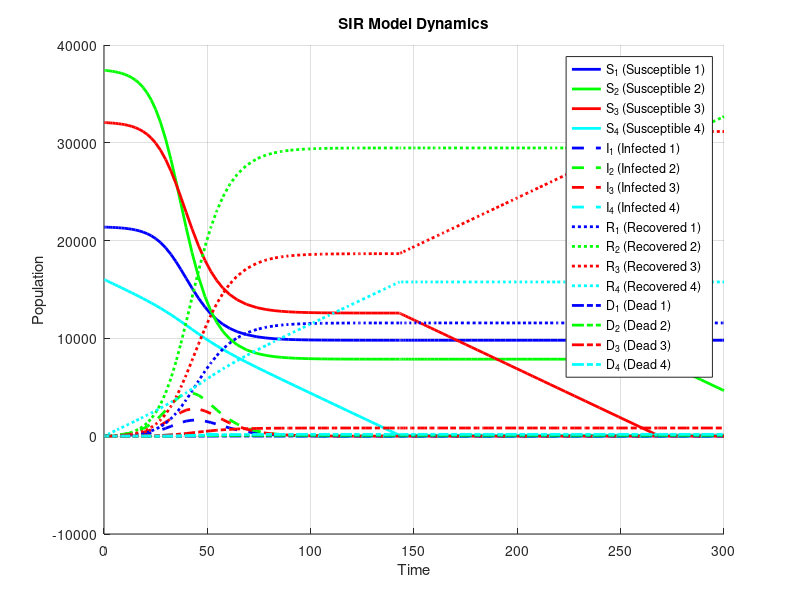

Reproduce this figure in MATLAB.
% SIR Model
close all
clc
clear

% Define the system of ODEs in a separate file named myThreeODE.m
function dydt = myODE(t, y)
    S_1 = y(1);
    S_2 = y(2);
    S_3 = y(3);
    S_4 = y(4);
    I_1 = y(5);
    I_2 = y(6);
    I_3 = y(7);
    I_4 = y(8);
    R_1 = y(9);
    R_2 = y(10);
    R_3 = y(11);
    R_4 = y(12);
    D_1 = y(13);
    D_2 = y(14);
    D_3 = y(15);
    D_4 = y(16);
    beta_1 = 2.5e-6; % infection likelihood 2.8e-4*2.5
    beta_2 = 5e-6; %1.87e-5*2.5
    beta_3 = 3e-6; %9.35e-6*2.5
    beta_4 = 5e-7; % 4.67e-6*2.5
    gamma_1 = 0.9987/5; % recovery rate from Omega
    gamma_2 = 0.997/5;
    gamma_3 = 0.957/5;
    gamma_4 = 0.886/5;
    nat_death_1 = 0; %0.0015/365; % natural death rate
    nat_death_2 = 0; %0.0016/365;
    nat_death_3 = 0; %0.0076/365;
    nat_death_4 = 0;%0.0755/365;
    I = I_1 + I_2 + I_3 + I_4;
    V = 100;
    V_1 = 0;
    V_2 = 0;
    V_3 = 0;
    V_4 = 0;
    if S_4 > V
        V_4 = V;
    elseif S_3 > V
        V_3 = V;
    elseif S_2 > V
        V_2 = V;
    elseif S_1 > V
        V_1 = V;
    end
    dydt = [-1*beta_1*S_1 *(I)-1*nat_death_1*(S_1)-V_1;
        -1*beta_2*S_2 *(I)-1*nat_death_2*(S_2)-V_2;
        -1*beta_3*S_3 *(I)-1*nat_death_3*(S_3)-V_3;
        -1*beta_4*S_4 *(I)-1*nat_death_4*(S_4)-V_4;
        beta_1*I*S_1 - gamma_1*I_1 - nat_death_1*I_1 - ((1-gamma_1*5)/5)*I_1;
        beta_2*I*S_2 - gamma_2*I_2 - nat_death_2*I_2 - ((1-gamma_2*5)/5)*I_2;
        beta_3*I*S_3 - gamma_3*I_3 - nat_death_3*I_3 - ((1-gamma_3*5)/5)*I_3;
        beta_4*I*S_4 - gamma_4*I_4 - nat_death_4*I_4 - ((1-gamma_4*5)/5)*I_4;
        gamma_1*I_1 - nat_death_1*R_1+V_1;
        gamma_2*I_2 - nat_death_2*R_2+V_2;
        gamma_3*I_3 - nat_death_3*R_3+V_3;
        gamma_4*I_4 - nat_death_4*R_4+V_4;
        nat_death_1*(S_1+I_1+R_1)+((1-gamma_1*5)/5)*I_1;
        nat_death_2*(S_2+I_2+R_2)+((1-gamma_2*5)/5)*I_2;
        nat_death_3*(S_3+I_3+R_3)+((1-gamma_3*5)/5)*I_3;
        nat_death_4*(S_4+I_4+R_4)+((1-gamma_4*5)/5)*I_4];
end

% Main script
tspan = [0 300];     % Time span
I_0 = 100;
N_total = 107000;
N_0 = N_total - I_0;
y0 = [N_0*0.2; N_0*0.35; N_0*0.3; N_0*0.15; I_0*0.25; I_0*0.25; I_0*0.25; I_0*0.25; 0; 0; 0; 0; 0; 0; 0; 0];     % Initial conditions

% Solve the system of ODEs
[t, y] = ode23(@myODE, tspan, y0);

% Plot the results
figure;
hold on;
plot(t, y(:, 1), 'b','Linewidth',2, 'DisplayName', 'S_1 (Susceptible 1)');
plot(t, y(:, 2), 'g', 'Linewidth', 2, 'DisplayName', 'S_2 (Susceptible 2)');
plot(t, y(:, 3), 'r', 'Linewidth', 2, 'DisplayName', 'S_3 (Susceptible 3)');
plot(t, y(:, 4), 'c', 'Linewidth', 2, 'DisplayName', 'S_4 (Susceptible 4)');
plot(t, y(:, 5), 'b--', 'Linewidth', 2, 'DisplayName', 'I_1 (Infected 1)');
plot(t, y(:, 6), 'g--', 'Linewidth', 2, 'DisplayName', 'I_2 (Infected 2)');
plot(t, y(:, 7), 'r--', 'Linewidth', 2, 'DisplayName', 'I_3 (Infected 3)');
plot(t, y(:, 8), 'c--', 'Linewidth', 2, 'DisplayName', 'I_4 (Infected 4)');
plot(t, y(:, 9), 'b:', 'Linewidth', 2, 'DisplayName', 'R_1 (Recovered 1)');
plot(t, y(:, 10), 'g:', 'Linewidth', 2, 'DisplayName', 'R_2 (Recovered 2)');
plot(t, y(:, 11), 'r:', 'Linewidth', 2, 'DisplayName', 'R_3 (Recovered 3)');
plot(t, y(:, 12), 'c:', 'Linewidth', 2, 'DisplayName', 'R_4 (Recovered 4)');
plot(t, y(:, 13), 'b-.', 'Linewidth', 2, 'DisplayName', 'D_1 (Dead 1)');
plot(t, y(:, 14), 'g-.', 'Linewidth', 2, 'DisplayName', 'D_2 (Dead 2)');
plot(t, y(:, 15), 'r-.', 'Linewidth', 2, 'DisplayName', 'D_3 (Dead 3)');
plot(t, y(:, 16), 'c-.', 'Linewidth', 2, 'DisplayName', 'D_4 (Dead 4)');
% Validation
S_sum = y(:, 1) + y(:, 2) + y(:, 3) + y(:, 4);
I_sum = y(:, 5) + y(:, 6) + y(:, 7) + y(:, 8);
R_sum = y(:, 9) + y(:, 10) + y(:, 11) + y(:, 12);
D_sum = y(:, 13) + y(:, 14) + y(:, 15) + y(:, 16);
sum_of_sums = S_sum + I_sum + R_sum + D_sum;
round(sum_of_sums - N_total) % This sum should be equal to 0
% plot(t, sum_of_sums, 'c-.', 'Linewidth', 2, 'Sum of sums');
hold off;

xlabel('Time');
ylabel('Population');
title('SIR Model Dynamics');
legend show;
grid on;

